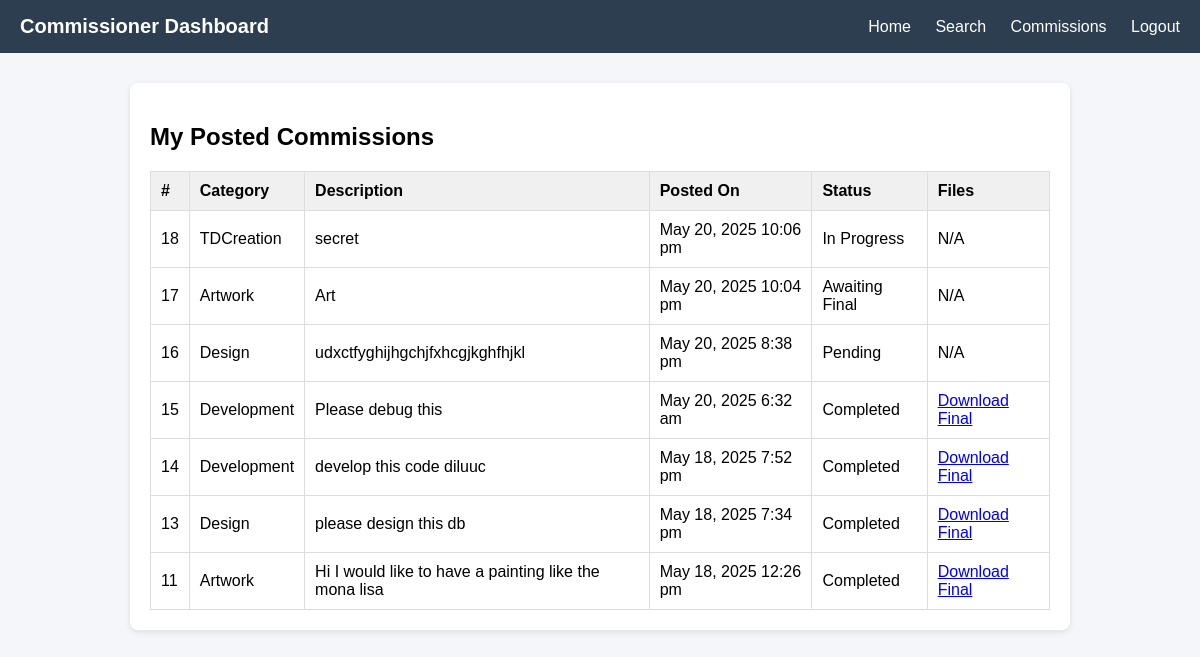
The app's page /mycommissions.php (signed in) with its own data.
### tables this page shows
CREATE TABLE `commissions` (
  `id` int(10) UNSIGNED NOT NULL,
  `user_id` int(10) UNSIGNED NOT NULL,
  `taken_by` int(11) DEFAULT NULL,
  `category` varchar(255) NOT NULL,
  `description` text NOT NULL,
  `status` enum('Pending','In Progress','Under Review','Awaiting Final','Completed','Cancelled') NOT NULL DEFAULT 'Pending',
  `completed_file` varchar(255) DEFAULT NULL,
  `created_at` datetime NOT NULL DEFAULT current_timestamp(),
  `payment_amount` decimal(10,2) DEFAULT NULL,
  `payment_method` varchar(50) DEFAULT NULL,
  `watermark` tinyint(1) DEFAULT 0,
  `subcategory` varchar(100) DEFAULT NULL,
  `temp_file` varchar(255) DEFAULT NULL
);

### mycommissions.php (the view, shortened to what this page needs)
<?php
require 'db.php';
$user_id = $_SESSION['user_id'];
$sql = "
    SELECT
      id,
      category,
      description,
      status,
      created_at,
      completed_file,
      temp_file
    FROM commissions
    WHERE user_id = ?
    ORDER BY created_at DESC
";
$stmt = $conn->prepare($sql);
$stmt->bind_param("i", $user_id);
$stmt->execute();
$result = $stmt->get_result();
$commissions = $result->fetch_all(MYSQLI_ASSOC);
?>
<!DOCTYPE html>
<html lang="en">
<head>
</head>
<body>
<nav>
  <div class="left">Commissioner Dashboard</div>
  <div class="right">
    <a href="chome.php">Home</a>
    <a href="freelancer_profile_comm.php">Search</a>
    <a href="mycommissions.php">Commissions</a>
    <a href="logout.php">Logout</a>
  </div>
</nav>
<div class="container">
  <h2>My Posted Commissions</h2>
  <?php if (empty($commissions)): ?>
    <p>You haven’t posted any commissions yet.</p>
  <?php else: ?>
    <table>
      <thead>
        <tr>
          <th>#</th>
          <th>Category</th>
          <th>Description</th>
          <th>Posted On</th>
          <th>Status</th>
          <th>Files</th>
        </tr>
      </thead>
      <tbody>
        <?php foreach ($commissions as $c): ?>
          <tr>
            <td><?php echo $c['id']; ?></td>
            <td><?php echo htmlspecialchars($c['category']); ?></td>
            <td><?php echo nl2br(htmlspecialchars($c['description'])); ?></td>
            <td><?php echo date("M j, Y g:i a", strtotime($c['created_at'])); ?></td>
            <td><?php echo htmlspecialchars($c['status']); ?></td>
            <td>
              <?php if ($c['status'] === 'Under Review' && !empty($c['temp_file'])): ?>
                <a href="uploads/completions/<?php echo htmlspecialchars($c['temp_file']); ?>" target="_blank">View Temp</a>
                <form method="POST" action="confirm_completion.php" class="inline">
                  <input type="hidden" name="commission_id" value="<?php echo $c['id']; ?>">
                  <button type="submit" class="btn-confirm">Confirm</button>
                </form>
                <form method="POST" action="reject_temp.php" class="inline">
                  <input type="hidden" name="commission_id" value="<?php echo $c['id']; ?>">
                  <button type="submit" class="btn-reject">Not Approve</button>
                </form>
              <?php elseif ($c['status'] === 'Completed' && !empty($c['completed_file'])): ?>
                <a href="uploads/completions/<?php echo htmlspecialchars($c['completed_file']); ?>" download>Download Final</a>
              <?php else: ?>
                N/A
              <?php endif; ?>
            </td>
          </tr>
        <?php endforeach; ?>
      </tbody>
    </table>
  <?php endif; ?>
</div>
</body>
</html>

### mycommissions.php (style rules this page uses)
body { font-family: Arial, sans-serif; background: #f4f6f9; margin:0; padding:0; }
nav { background: #2c3e50; color: white; padding:15px 20px; display:flex; justify-content:space-between; align-items:center; }
nav .left { font-size: 20px; font-weight: bold; }
nav .right a { color: white; margin-left:20px; text-decoration:none; }
.container { max-width: 900px; margin: 30px auto; background: #fff; padding: 20px; border-radius: 8px; box-shadow: 0 2px 6px rgba(0,0,0,0.1); }
table { width: 100%; border-collapse: collapse; margin-top: 20px; }
th, td { padding: 10px; border: 1px solid #ddd; text-align: left; }
th { background: #f0f0f0; }

### records on screen
commissions: id "18", category "TDCreation", description "secret", created_at "May 20, 2025 10:06 pm", status "In Progress", shows "N/A"
commissions: id "17", category "Artwork", description "Art", created_at "May 20, 2025 10:04 pm", status "Awaiting Final", shows "N/A"
commissions: id "16", category "Design", description "udxctfyghijhgchjfxhcgjkghfhjkl", created_at "May 20, 2025 8:38 pm", status "Pending", shows "N/A"
commissions: id "15", category "Development", description "Please debug this", created_at "May 20, 2025 6:32 am", status "Completed"
commissions: id "14", category "Development", description "develop this code diluuc", created_at "May 18, 2025 7:52 pm", status "Completed"
commissions: id "13", category "Design", description "please design this db", created_at "May 18, 2025 7:34 pm", status "Completed"
commissions: id "11", category "Artwork", description "Hi I would like to have a painting like the mona lisa", created_at "May 18, 2025 12:26 pm", status "Completed"
